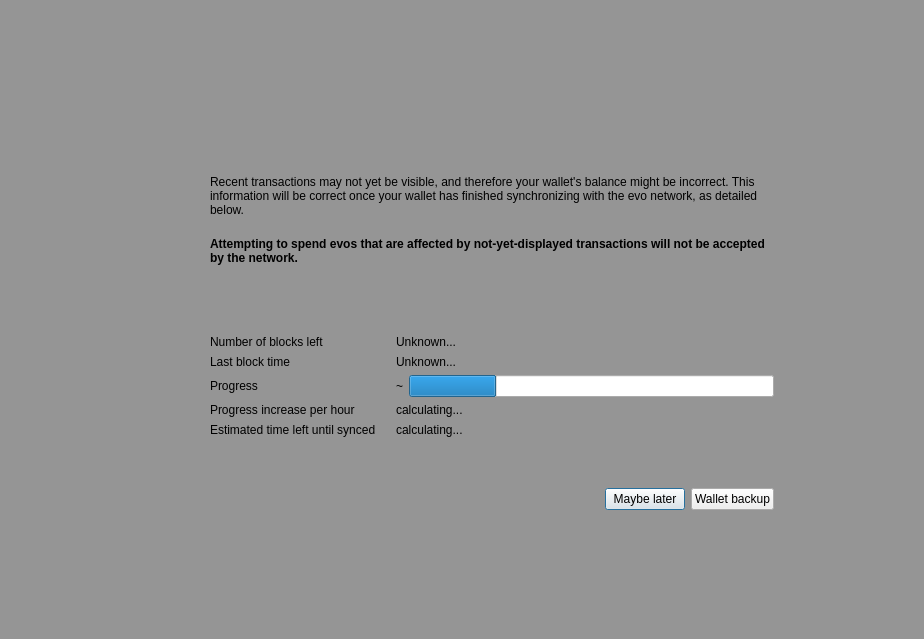
<?xml version="1.0" encoding="UTF-8"?>
<ui version="4.0">
 <class>ModalOverlay</class>
 <widget class="ModalOverlay" name="ModalOverlay">
  <property name="geometry">
   <rect>
    <x>0</x>
    <y>0</y>
    <width>924</width>
    <height>639</height>
   </rect>
  </property>
  <property name="windowTitle">
   <string>Form</string>
  </property>
  <layout class="QVBoxLayout" name="verticalLayout" stretch="0">
   <property name="sizeConstraint">
    <enum>QLayout::SetDefaultConstraint</enum>
   </property>
   <property name="leftMargin">
    <number>0</number>
   </property>
   <property name="topMargin">
    <number>0</number>
   </property>
   <property name="rightMargin">
    <number>0</number>
   </property>
   <property name="bottomMargin">
    <number>0</number>
   </property>
   <item>
    <widget class="QWidget" name="bgWidget" native="true">
     <property name="styleSheet">
      <string notr="true">#bgWidget { background: rgba(0,0,0,96); }</string>
     </property>
     <layout class="QVBoxLayout" name="verticalLayoutMain" stretch="0">
      <property name="leftMargin">
       <number>120</number>
      </property>
      <property name="topMargin">
       <number>120</number>
      </property>
      <property name="rightMargin">
       <number>120</number>
      </property>
      <property name="bottomMargin">
       <number>120</number>
      </property>
      <item>
       <widget class="QWidget" name="contentWidget" native="true">
        <layout class="QVBoxLayout" name="verticalLayout_3" stretch="1,0">
         <property name="spacing">
          <number>0</number>
         </property>
         <property name="leftMargin">
          <number>0</number>
         </property>
         <property name="topMargin">
          <number>0</number>
         </property>
         <property name="rightMargin">
          <number>0</number>
         </property>
         <property name="bottomMargin">
          <number>0</number>
         </property>
         <item>
          <widget class="QStackedWidget" name="stackedWidget">
           <property name="currentIndex">
            <number>0</number>
           </property>
           <widget class="QWidget" name="page">
            <layout class="QVBoxLayout" name="verticalLayout_2">
             <property name="spacing">
              <number>0</number>
             </property>
             <property name="leftMargin">
              <number>30</number>
             </property>
             <property name="topMargin">
              <number>10</number>
             </property>
             <property name="rightMargin">
              <number>30</number>
             </property>
             <property name="bottomMargin">
              <number>10</number>
             </property>
             <item>
              <spacer name="verticalSpacer_3">
               <property name="orientation">
                <enum>Qt::Vertical</enum>
               </property>
               <property name="sizeType">
                <enum>QSizePolicy::Expanding</enum>
               </property>
               <property name="sizeHint" stdset="0">
                <size>
                 <width>20</width>
                 <height>40</height>
                </size>
               </property>
              </spacer>
             </item>
             <item>
              <layout class="QHBoxLayout" name="horizontalLayoutIconText" stretch="0,1">
               <property name="spacing">
                <number>20</number>
               </property>
               <property name="topMargin">
                <number>20</number>
               </property>
               <item>
                <layout class="QVBoxLayout" name="verticalLayoutIcon">
                 <item>
                  <widget class="QPushButton" name="warningIcon">
                   <property name="enabled">
                    <bool>false</bool>
                   </property>
                   <property name="text">
                    <string/>
                   </property>
                   <property name="iconSize">
                    <size>
                     <width>48</width>
                     <height>48</height>
                    </size>
                   </property>
                   <property name="flat">
                    <bool>true</bool>
                   </property>
                  </widget>
                 </item>
                 <item>
                  <spacer name="verticalSpacerWarningIcon">
                   <property name="orientation">
                    <enum>Qt::Vertical</enum>
                   </property>
                   <property name="sizeHint" stdset="0">
                    <size>
                     <width>20</width>
                     <height>40</height>
                    </size>
                   </property>
                  </spacer>
                 </item>
                </layout>
               </item>
               <item>
                <layout class="QVBoxLayout" name="verticalLayoutInfoText">
                 <property name="leftMargin">
                  <number>0</number>
                 </property>
                 <property name="topMargin">
                  <number>0</number>
                 </property>
                 <item>
                  <widget class="QLabel" name="infoText">
                   <property name="text">
                    <string>Recent transactions may not yet be visible, and therefore your wallet's balance might be incorrect. This information will be correct once your wallet has finished synchronizing with the evo network, as detailed below.</string>
                   </property>
                   <property name="textFormat">
                    <enum>Qt::RichText</enum>
                   </property>
                   <property name="wordWrap">
                    <bool>true</bool>
                   </property>
                  </widget>
                 </item>
                 <item>
                  <widget class="QLabel" name="infoTextStrong">
                   <property name="font">
                    <font>
                     <weight>75</weight>
                     <bold>true</bold>
                    </font>
                   </property>
                   <property name="text">
                    <string>Attempting to spend evos that are affected by not-yet-displayed transactions will not be accepted by the network.</string>
                   </property>
                   <property name="textFormat">
                    <enum>Qt::RichText</enum>
                   </property>
                   <property name="wordWrap">
                    <bool>true</bool>
                   </property>
                  </widget>
                 </item>
                 <item>
                  <spacer name="verticalSpacerInTextSpace">
                   <property name="orientation">
                    <enum>Qt::Vertical</enum>
                   </property>
                   <property name="sizeHint" stdset="0">
                    <size>
                     <width>20</width>
                     <height>40</height>
                    </size>
                   </property>
                  </spacer>
                 </item>
                 <item>
                  <layout class="QFormLayout" name="formLayout">
                   <property name="fieldGrowthPolicy">
                    <enum>QFormLayout::ExpandingFieldsGrow</enum>
                   </property>
                   <property name="horizontalSpacing">
                    <number>20</number>
                   </property>
                   <property name="verticalSpacing">
                    <number>6</number>
                   </property>
                   <property name="topMargin">
                    <number>10</number>
                   </property>
                   <item row="0" column="0">
                    <widget class="QLabel" name="labelNumberOfBlocksLeft">
                     <property name="font">
                      <font>
                       <weight>50</weight>
                       <bold>false</bold>
                      </font>
                     </property>
                     <property name="text">
                      <string>Number of blocks left</string>
                     </property>
                    </widget>
                   </item>
                   <item row="0" column="1">
                    <widget class="QLabel" name="numberOfBlocksLeft">
                     <property name="sizePolicy">
                      <sizepolicy hsizetype="Expanding" vsizetype="Preferred">
                       <horstretch>0</horstretch>
                       <verstretch>0</verstretch>
                      </sizepolicy>
                     </property>
                     <property name="text">
                      <string>Unknown...</string>
                     </property>
                    </widget>
                   </item>
                   <item row="1" column="0">
                    <widget class="QLabel" name="labelLastBlockTime">
                     <property name="font">
                      <font>
                       <weight>50</weight>
                       <bold>false</bold>
                      </font>
                     </property>
                     <property name="text">
                      <string>Last block time</string>
                     </property>
                    </widget>
                   </item>
                   <item row="1" column="1">
                    <widget class="QLabel" name="newestBlockDate">
                     <property name="sizePolicy">
                      <sizepolicy hsizetype="Expanding" vsizetype="Preferred">
                       <horstretch>0</horstretch>
                       <verstretch>0</verstretch>
                      </sizepolicy>
                     </property>
                     <property name="text">
                      <string>Unknown...</string>
                     </property>
                    </widget>
                   </item>
                   <item row="2" column="0">
                    <widget class="QLabel" name="labelSyncDone">
                     <property name="font">
                      <font>
                       <weight>50</weight>
                       <bold>false</bold>
                      </font>
                     </property>
                     <property name="text">
                      <string>Progress</string>
                     </property>
                    </widget>
                   </item>
                   <item row="2" column="1">
                    <layout class="QHBoxLayout" name="horizontalLayoutSync" stretch="0,1">
                     <property name="spacing">
                      <number>6</number>
                     </property>
                     <item>
                      <widget class="QLabel" name="percentageProgress">
                       <property name="text">
                        <string notr="true">~</string>
                       </property>
                      </widget>
                     </item>
                     <item>
                      <widget class="QProgressBar" name="progressBar">
                       <property name="value">
                        <number>24</number>
                       </property>
                       <property name="format">
                        <string/>
                       </property>
                      </widget>
                     </item>
                    </layout>
                   </item>
                   <item row="4" column="0">
                    <widget class="QLabel" name="labelProgressIncrease">
                     <property name="font">
                      <font>
                       <weight>50</weight>
                       <bold>false</bold>
                      </font>
                     </property>
                     <property name="text">
                      <string>Progress increase per hour</string>
                     </property>
                    </widget>
                   </item>
                   <item row="4" column="1">
                    <widget class="QLabel" name="progressIncreasePerH">
                     <property name="sizePolicy">
                      <sizepolicy hsizetype="Expanding" vsizetype="Preferred">
                       <horstretch>0</horstretch>
                       <verstretch>0</verstretch>
                      </sizepolicy>
                     </property>
                     <property name="text">
                      <string>calculating...</string>
                     </property>
                    </widget>
                   </item>
                   <item row="5" column="0">
                    <widget class="QLabel" name="labelEstimatedTimeLeft">
                     <property name="font">
                      <font>
                       <weight>50</weight>
                       <bold>false</bold>
                      </font>
                     </property>
                     <property name="text">
                      <string>Estimated time left until synced</string>
                     </property>
                    </widget>
                   </item>
                   <item row="5" column="1">
                    <widget class="QLabel" name="expectedTimeLeft">
                     <property name="sizePolicy">
                      <sizepolicy hsizetype="Expanding" vsizetype="Preferred">
                       <horstretch>0</horstretch>
                       <verstretch>0</verstretch>
                      </sizepolicy>
                     </property>
                     <property name="text">
                      <string>calculating...</string>
                     </property>
                    </widget>
                   </item>
                  </layout>
                 </item>
                </layout>
               </item>
              </layout>
             </item>
             <item>
              <spacer name="verticalSpacer_4">
               <property name="orientation">
                <enum>Qt::Vertical</enum>
               </property>
               <property name="sizeHint" stdset="0">
                <size>
                 <width>20</width>
                 <height>40</height>
                </size>
               </property>
              </spacer>
             </item>
            </layout>
           </widget>
           <widget class="QWidget" name="page_2">
            <layout class="QVBoxLayout" name="verticalLayout_4">
             <property name="spacing">
              <number>15</number>
             </property>
             <property name="leftMargin">
              <number>30</number>
             </property>
             <property name="topMargin">
              <number>0</number>
             </property>
             <property name="rightMargin">
              <number>30</number>
             </property>
             <property name="bottomMargin">
              <number>0</number>
             </property>
             <item>
              <spacer name="verticalSpacer_2">
               <property name="orientation">
                <enum>Qt::Vertical</enum>
               </property>
               <property name="sizeHint" stdset="0">
                <size>
                 <width>20</width>
                 <height>40</height>
                </size>
               </property>
              </spacer>
             </item>
             <item>
              <layout class="QGridLayout" name="gridLayout">
               <item row="0" column="1">
                <widget class="QLabel" name="labelNote">
                 <property name="layoutDirection">
                  <enum>Qt::LeftToRight</enum>
                 </property>
                 <property name="text">
                  <string>Wallet backup prompt</string>
                 </property>
                 <property name="alignment">
                  <set>Qt::AlignLeading|Qt::AlignLeft|Qt::AlignVCenter</set>
                 </property>
                </widget>
               </item>
               <item row="1" column="1">
                <widget class="QLabel" name="labelMessage">
                 <property name="text">
                  <string>Please backup your wallet as soon as possible.
Please make sure to keep an updated antivirus and operating system. We can not recover Your funds if you visit phishing site or lose your backup. Please make sure to keep backups of your private keys or files. We do not store your private keys on this wallet. And you as a user, are entirely responsible for your funds and your own security.</string>
                 </property>
                 <property name="alignment">
                  <set>Qt::AlignLeading|Qt::AlignLeft|Qt::AlignVCenter</set>
                 </property>
                 <property name="wordWrap">
                  <bool>true</bool>
                 </property>
                </widget>
               </item>
               <item row="0" column="0">
                <widget class="QPushButton" name="warningIconBackup">
                 <property name="enabled">
                  <bool>false</bool>
                 </property>
                 <property name="sizePolicy">
                  <sizepolicy hsizetype="Fixed" vsizetype="Fixed">
                   <horstretch>0</horstretch>
                   <verstretch>0</verstretch>
                  </sizepolicy>
                 </property>
                 <property name="minimumSize">
                  <size>
                   <width>30</width>
                   <height>30</height>
                  </size>
                 </property>
                 <property name="maximumSize">
                  <size>
                   <width>30</width>
                   <height>30</height>
                  </size>
                 </property>
                 <property name="text">
                  <string/>
                 </property>
                 <property name="iconSize">
                  <size>
                   <width>30</width>
                   <height>30</height>
                  </size>
                 </property>
                 <property name="flat">
                  <bool>true</bool>
                 </property>
                </widget>
               </item>
               <item row="1" column="0">
                <spacer name="horizontalSpacer_2">
                 <property name="orientation">
                  <enum>Qt::Horizontal</enum>
                 </property>
                 <property name="sizeType">
                  <enum>QSizePolicy::Fixed</enum>
                 </property>
                 <property name="sizeHint" stdset="0">
                  <size>
                   <width>30</width>
                   <height>20</height>
                  </size>
                 </property>
                </spacer>
               </item>
              </layout>
             </item>
             <item>
              <spacer name="verticalSpacer">
               <property name="orientation">
                <enum>Qt::Vertical</enum>
               </property>
               <property name="sizeType">
                <enum>QSizePolicy::Expanding</enum>
               </property>
               <property name="sizeHint" stdset="0">
                <size>
                 <width>20</width>
                 <height>40</height>
                </size>
               </property>
              </spacer>
             </item>
            </layout>
           </widget>
          </widget>
         </item>
         <item>
          <widget class="QWidget" name="buttonsContainerWhite" native="true">
           <layout class="QHBoxLayout" name="horizontalLayout">
            <property name="leftMargin">
             <number>30</number>
            </property>
            <property name="topMargin">
             <number>15</number>
            </property>
            <property name="rightMargin">
             <number>30</number>
            </property>
            <item>
             <spacer name="horizontalSpacer">
              <property name="orientation">
               <enum>Qt::Horizontal</enum>
              </property>
              <property name="sizeHint" stdset="0">
               <size>
                <width>40</width>
                <height>20</height>
               </size>
              </property>
             </spacer>
            </item>
            <item>
             <widget class="QPushButton" name="closeButton">
              <property name="focusPolicy">
               <enum>Qt::StrongFocus</enum>
              </property>
              <property name="text">
               <string>Maybe later</string>
              </property>
              <property name="default">
               <bool>true</bool>
              </property>
             </widget>
            </item>
            <item>
             <widget class="QPushButton" name="walletBackupButton">
              <property name="text">
               <string>Wallet backup</string>
              </property>
             </widget>
            </item>
           </layout>
          </widget>
         </item>
        </layout>
       </widget>
      </item>
     </layout>
    </widget>
   </item>
  </layout>
 </widget>
 <customwidgets>
  <customwidget>
   <class>ModalOverlay</class>
   <extends>QWidget</extends>
   <header>qt/modaloverlay.h</header>
   <container>1</container>
  </customwidget>
 </customwidgets>
 <resources/>
 <connections/>
</ui>
